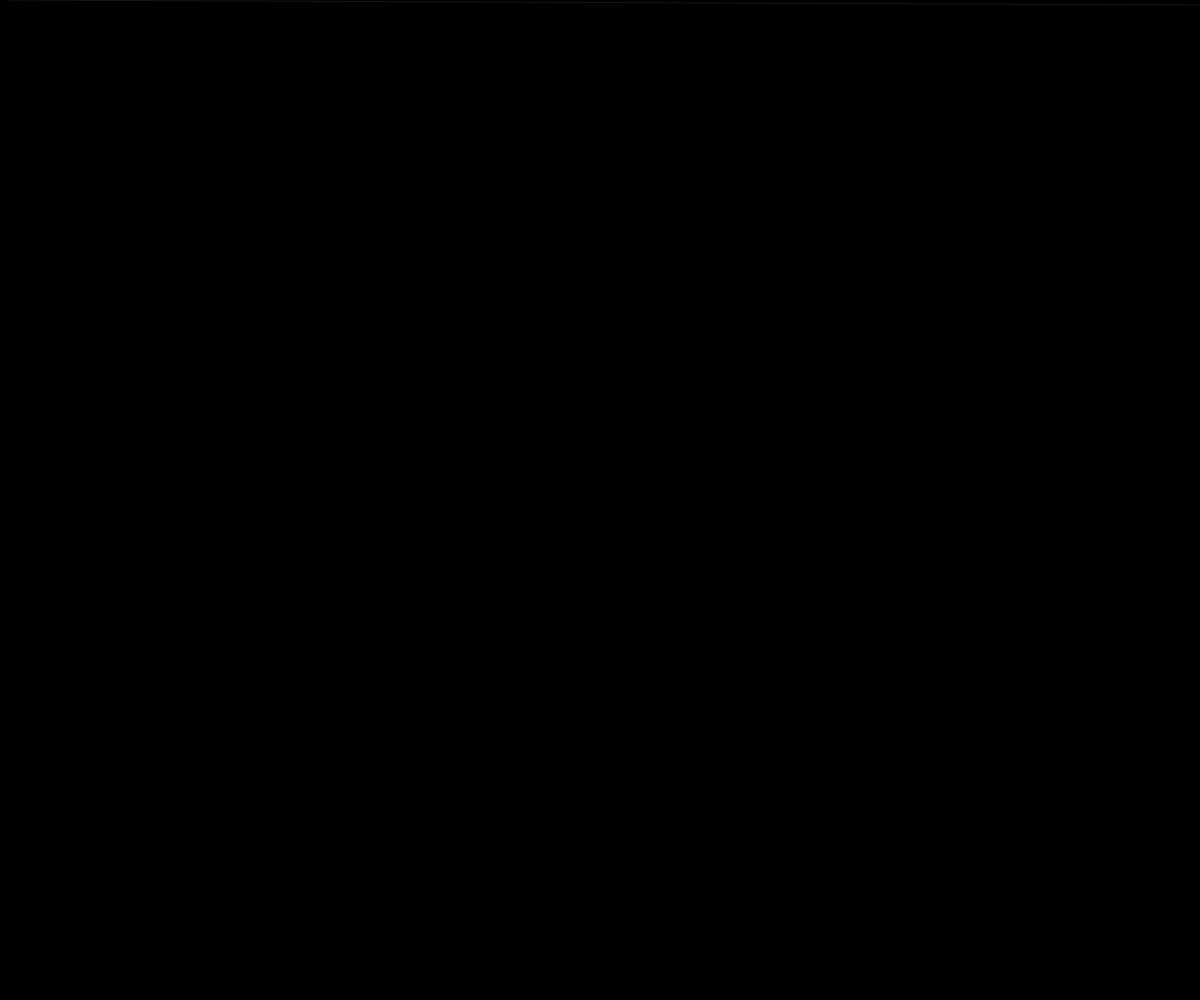
Frame 1 (no input)
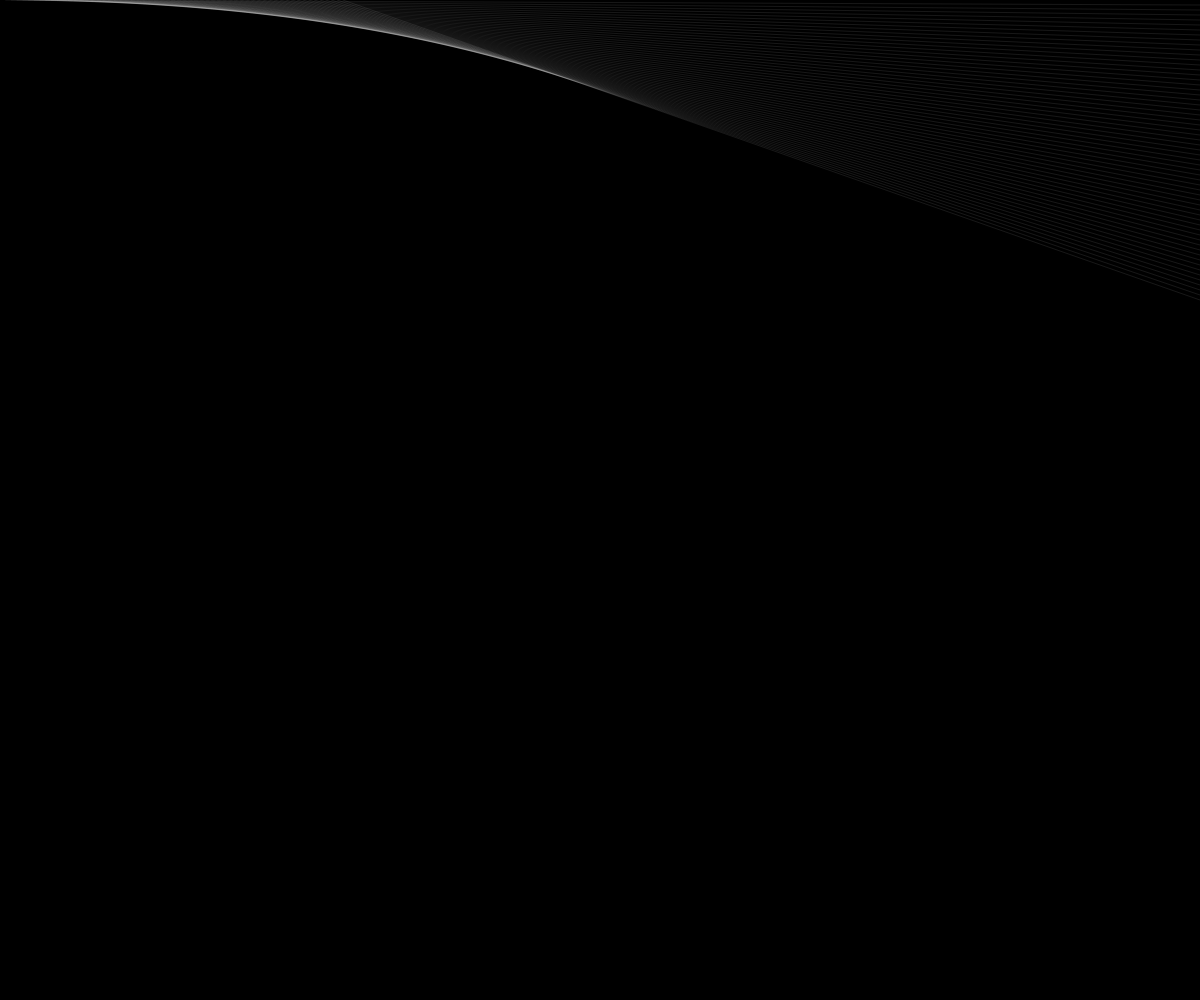
Frame 60 (no input)
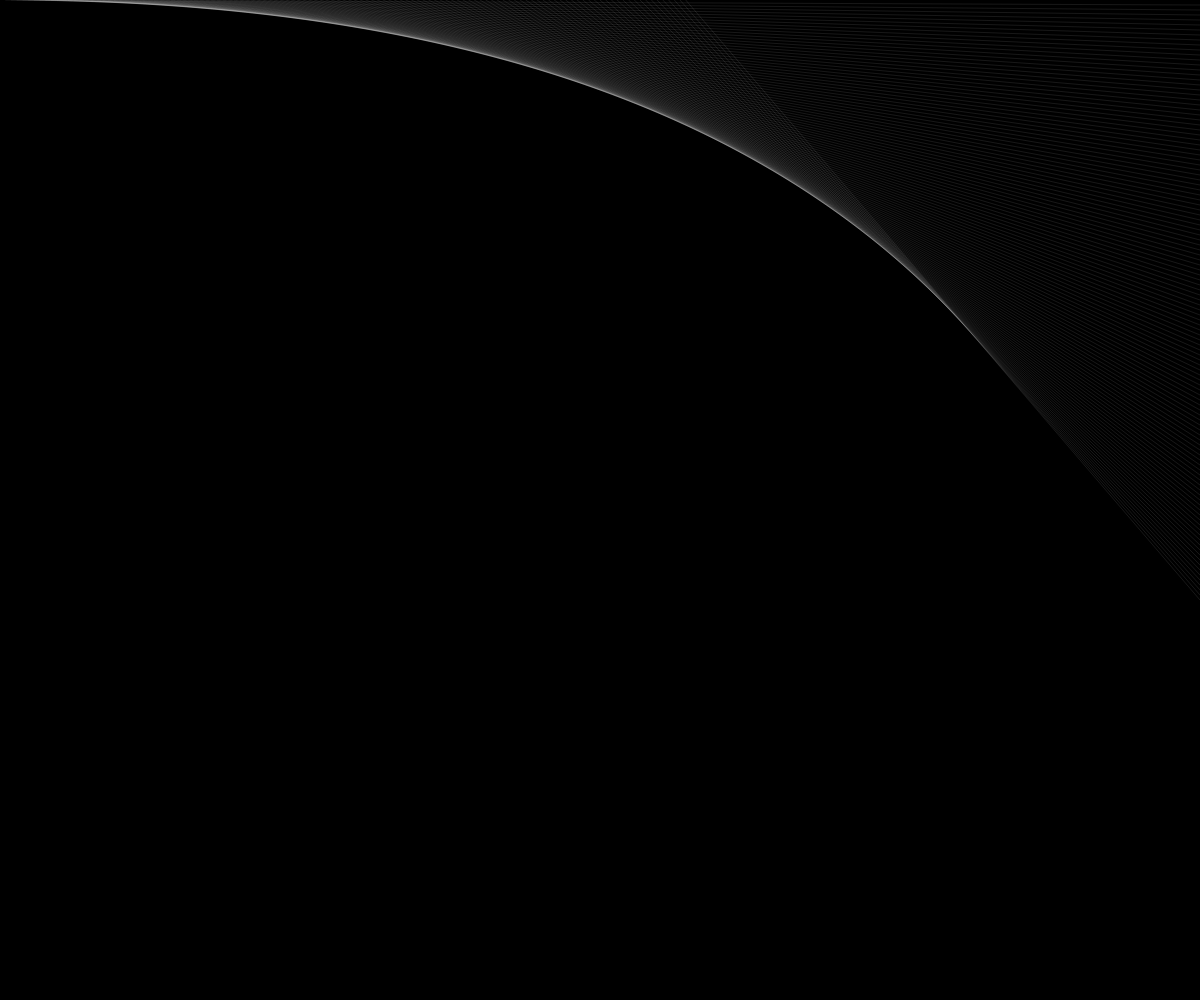
Frame 120 (the mouse pressed at the canvas centre since frame 60)

The p5.js sketch that drew these frames (run headless with seeded random() and noise() and a simulated clock; from frame 60 on, the mouse is pressed at the canvas centre):

// p5.js sketch
// ── sketch.js
function setup() {
  createCanvas(window.innerWidth, window.innerHeight);
  background(0);
  strokeWeight(5)
  stroke('white')
  angleMode(DEGREES);
  // frameRate(10)
  noFill()
}
let x1 = 0;
let y1 = 0;
let x2;
let y2;
const xDivider = 200;
const yDivider = 200;
let xCounter1 = 0;
let yCounter1 = 0;
let xCounter2 = xDivider;
let yCounter2 = 0;
let killCounter = 0;
let frames = 50000;

const radius1 = 200;
const radius2 = 200;
const radius3 = 100;
const radius4 = 70;
const radius5 = 30;
let angle1 = 0;
let angle2 = 0;
let angle3 = 0;
let angle4 = 0;
let angle5 = 0;
const adder1 = 0.5;
const adder2 = -1;
const adder3 = -2.33;
const adder4 = 0.5;
const adder5 = 5.2;

let x;
let y;
let nextX;
let nextY;
let prevX;
let prevY;


function draw() {
  // background(0, 12);
  fancyLines()
  // randomLines();
  // orbitalLines()
}

function randomLines() {
  strokeWeight(0.2)
  x2 = Math.random()*width
  y2 = Math.random()*height;

  line(x1, y1, x2, y2)
  console.log(x1)
  x1 = x2
  y1 = y2

}

function fancyLines() {
  strokeWeight(0.1)
  if (yCounter1 == 0 && xCounter1 < xDivider) {
    xCounter1 += xDivider/(xDivider+10);
  } else if (yCounter1 < yDivider && xCounter1 == xDivider) {
    yCounter1 += yDivider/(yDivider);
  } else if (yCounter1 == yDivider && xCounter1 <= xDivider && xCounter1 > 0) {
    xCounter1 -= xDivider/(xDivider);
  } else if (yCounter1 <= yDivider && xCounter1 == 0) {
    yCounter1 -= yDivider/(yDivider);
  }

  if (yCounter2 == 0 && xCounter2 < xDivider) {
    xCounter2 += xDivider/(xDivider-10);
  } else if (yCounter2 < yDivider && xCounter2 == xDivider) {
    yCounter2 += yDivider/(yDivider);
  } else if (yCounter2 == yDivider && xCounter2 <= xDivider && xCounter2 > 0) {
    xCounter2 -= xDivider/(xDivider);
  } else if (yCounter2 <= yDivider && xCounter2 == 0) {
    yCounter2 -= yDivider/(yDivider);
  }

  x1 = (width/xDivider)*xCounter1;
  y1 = (height/yDivider)*yCounter1;
  x2 = (width/xDivider)*xCounter2;
  y2 = (height/yDivider)*yCounter2;

  if (xCounter2 >= xDivider) {
    xCounter2 = xDivider;
  } else if (xCounter2 <= 0) {
    xCounter2 = 0;
  }
  if (yCounter2 >= yDivider) {
    yCounter2 = yDivider;
  } else if (yCounter2 <= 0) {
    yCounter2 = 0;
  }
  
  if (xCounter1 >= xDivider) {
    xCounter1 = xDivider;
  } else if (xCounter1 <= 0) {
    xCounter1 = 0;
  }
  if (yCounter1 >= yDivider) {
    yCounter1 = yDivider;
  } else if (yCounter1 <= 0) {
    yCounter1 = 0;
  }


  // console.log("x = "+Math.floor(xCounter2))
  // console.log("y = "+yCounter2)

  line(x1, y1, x2, y2);

  if (onclick) {
    frameRate(0);
    console.log("kill")
  }
  killCounter++
}

function orbitalLines() {
let looper = 8
  for (let i = 0; i < looper; i++) {
    const divider = 360/looper;
      drawStartOrbitalLines(-angle1+i*divider, radius1, -adder1, 'red')
      drawOrbitalLines(angle2+i*divider+looper, radius2, adder2, 'white')
      drawOrbitalLines(-angle3+i*divider, radius3, -adder3, 'lightgreen')
      drawOrbitalLines(angle4+i*divider+looper, radius4, adder4, 'yellow')
      drawOrbitalLines(-angle5+i*divider, radius5, -adder5, 'magenta')

      drawStartOrbitalLines(angle1+i*divider, radius1/3, adder1, 'red')
      drawOrbitalLines(angle2+i*divider+looper, radius2, adder2, 'white')
      drawOrbitalLines(-angle3+i*divider, radius3, -adder3, 'lightgreen')
      drawOrbitalLines(angle4+i*divider+looper, radius4, adder4, 'yellow')
      drawOrbitalLines(-angle5+i*divider, radius5, -adder5, 'magenta')
  }

    // point(x, y);
  angle1 = (angle1+adder1)%360;
  angle2 = (angle2+adder2)%360;
  angle3 = (angle3+adder3)%360;
  angle4 = (angle4+adder4)%360;
  angle5 = (angle5+adder5)%360;
}

function drawStartOrbitalLines(angle, radius, adder, s) {
  x = cos(angle-90)*radius+width/2
  nextX = cos(angle+adder-90)*radius+width/2
  y = sin(angle-90)*radius+height/2
  nextY = sin(angle+adder-90)*radius+height/2
  prevX = x;
  prevY = y;
  
  stroke(s)
  line(x, y, nextX, nextY)
}

function drawOrbitalLines(angle, radius, adder, s) {
  x = cos(angle-90)*radius+prevX;
  nextX = cos(angle+adder-90)*radius+nextX;
  y = sin(angle-90)*radius+prevY
  nextY = sin(angle+adder-90)*radius+nextY;
  prevX = x;
  prevY = y;
  
  stroke(s)
  line(x, y, nextX, nextY)
}
